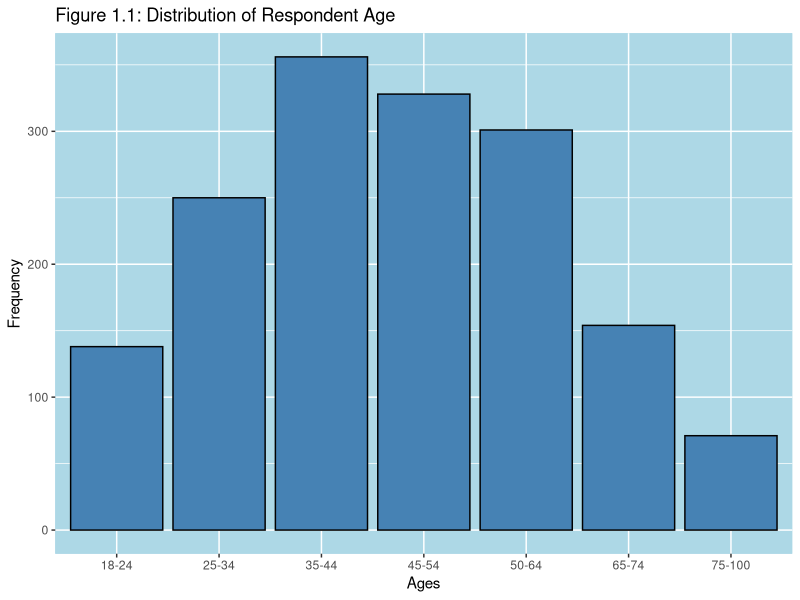
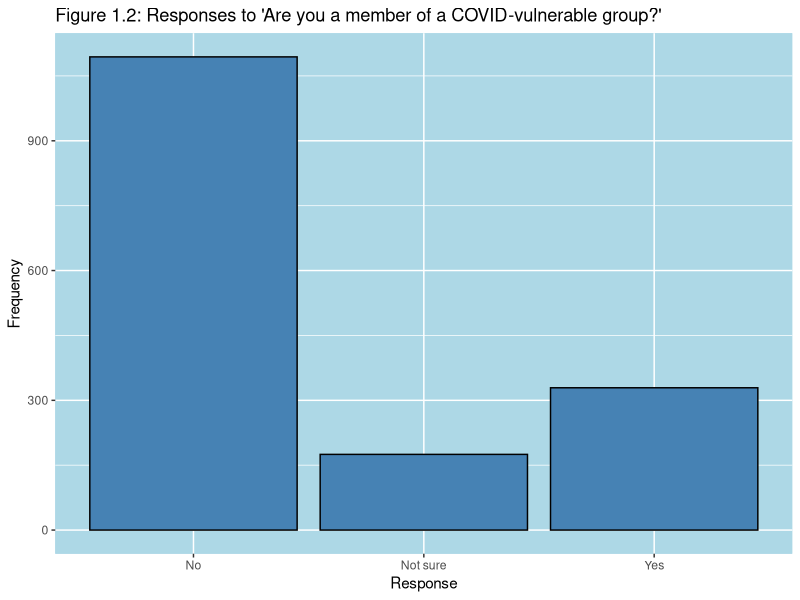
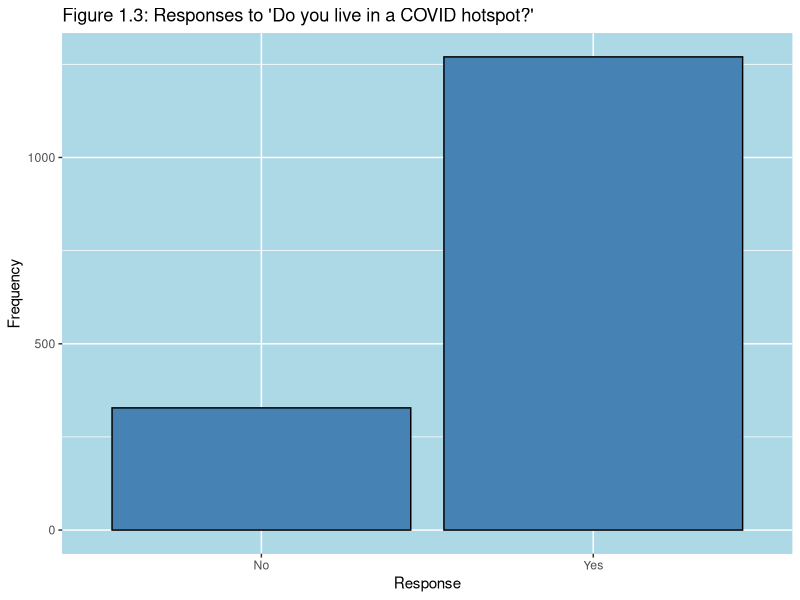
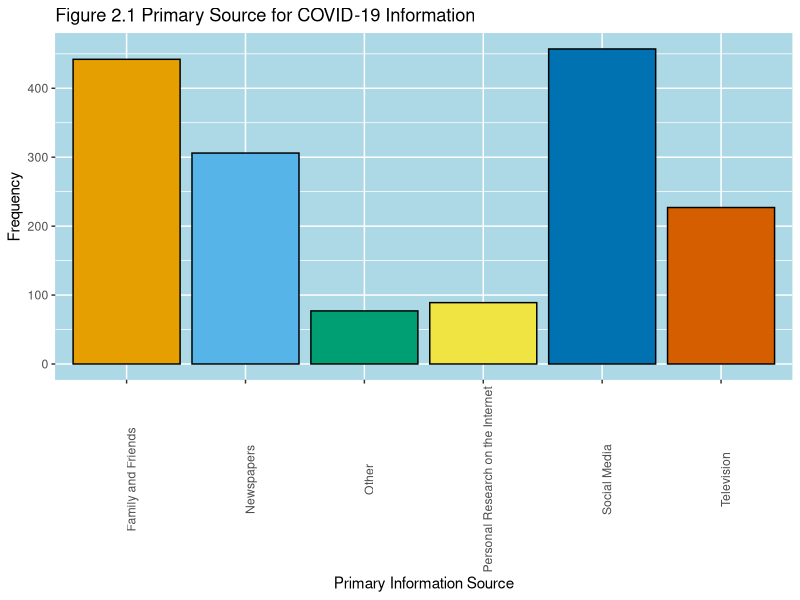
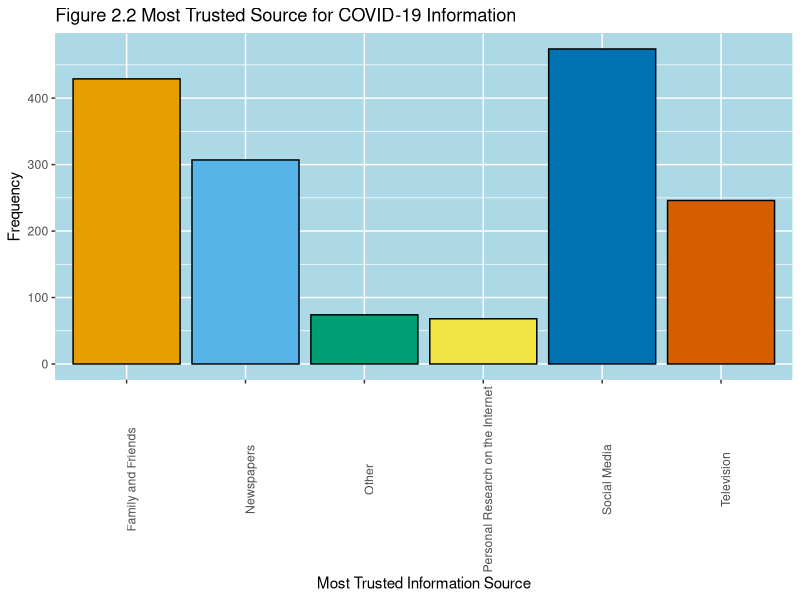
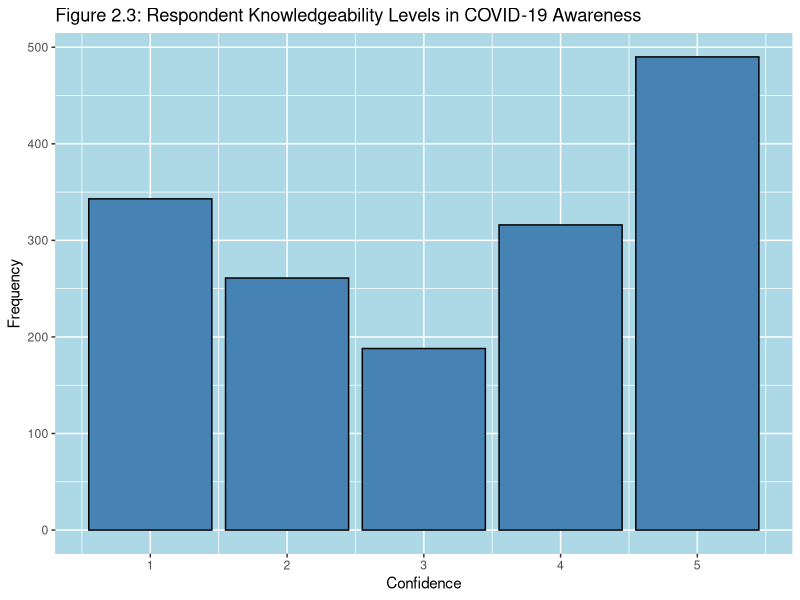
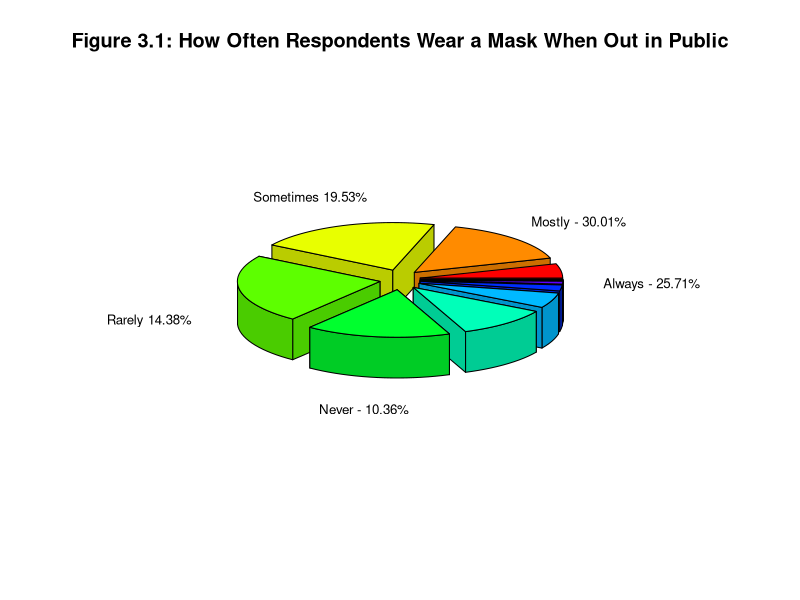
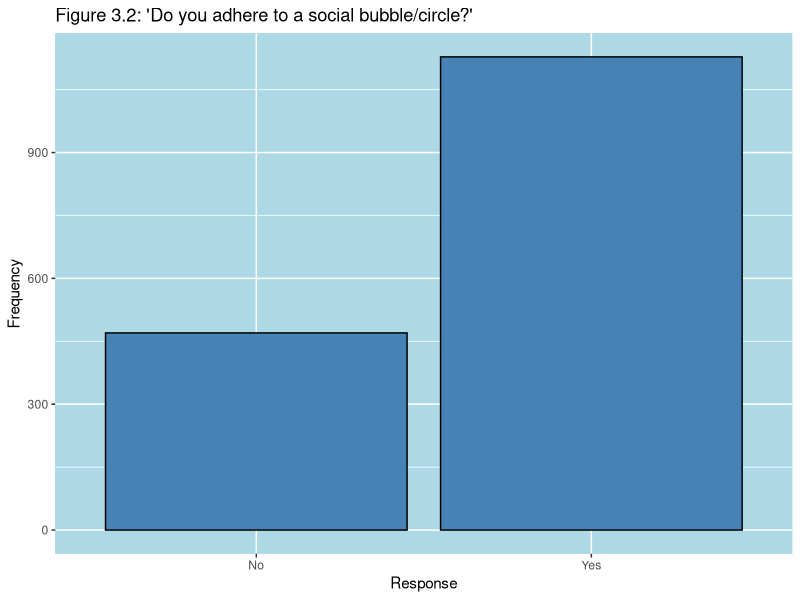

Recreate these plots in R, in order.
## ---- chunk 1
knitr::opts_chunk$set(echo = TRUE)
#install.packages('plotrix')
library(tidyverse)
## ---- chunk 2
#Simulating data
#We can always change the prob to fit our report
set.seed(666)

# Number of respondents to our survey
sample_size = 1598

#What is your age?
my_data <- tibble(
  Age  = sample(x = c("18-24", "25-34", "35-44", "45-54", "50-64", "65-74", "75-100"), size = sample_size, replace = TRUE, prob = c(0.1, 0.159, 0.25, 0.22, .2, 0.1, 0.05)),
  
#Are you a member of a vulnerable population?
  Vulnerable_Population = sample(x = c("Yes", "No", "Not sure"), size = sample_size, replace = TRUE, prob = c(0.2, 0.7, 0.1)),
  
  #Do you live in one of the following administrative/metropolitan regions
  Living = sample(x = c("Yes", "No"),  size = sample_size, replace = TRUE, prob = c(0.8, 0.2)),

#What is your primary source of media?"
  Primary_Source = sample(x = c("Social Media", "Television", "Newspapers", "Personal Research on the Internet", "Family and Friends", "Other"), size = sample_size, replace = TRUE, prob = c(0.3, 0.15, 0.2, 0.05, 0.25, 0.05)),

#Which source do you consider most trustworthy?"
  Trustworthy_Source = sample(x = c("Social Media", "Television", "Newspapers", "Personal Research on the Internet", "Family and Friends", "Other"), size = sample_size, replace = TRUE, prob = c(0.3, 0.15, 0.2, 0.05, 0.25, 0.05)),

#On a scale from 1 to 5, how knowledgeable do you think you are about COVID-19?
  Knowledgeable = sample(c(1:5), size = sample_size, replace = TRUE, prob = c(0.25, 0.15, 0.1, 0.2, 0.3)),
  
#How often do you wear a mask?
  Mask_Frequency = sample(x = c("Always", "Most of the time", "Sometimes", "Rarely", "Never"), size = sample_size, replace = TRUE, prob = c(0.25, 0.3, 0.2, 0.15, 0.1)),
  
#Do you stick to a social bubble?
  Social_Bubble = sample(x = c("Yes", "No"), size = sample_size, replace = TRUE, prob = c(0.7066, 0.2934)),
  
#Do you follow regulations at private establishments?
  Follow_Regulation = sample(x = c("Yes, I follow all store requirements",
                                   "Mostly",
                                   "Only ones I think will be enforced",
                                   "None"),
                             size = sample_size, replace = TRUE, 
                           prob = c(0.25, 0.25, 0.25, 0.25)),
  
  Visit_non_essentials = rpois(sample_size, 3),
  
#Have you traveled within Canada?
  Travel_Within_Canada = sample(x = c("No", "Yes"), size = sample_size, replace = TRUE, prob = c(0.8674, 0.1326)), 
  
#Have you traveled outside of Canada?
  Travel_Out_Of_Canada = sample(x = c("No", "Yes"), size = sample_size, replace = TRUE, prob = c(0.98743, 0.01257))
)
## ---- chunk 3

#Graphs

#Distribution of Respondent Age Graph
my_data %>% 
  ggplot(aes(x = Age)) +
  geom_bar(colour ="black", fill="steelblue") +
  labs(x = "Ages",
       y = "Frequency",
       title = "Figure 1.1: Distribution of Respondent Age") +
  theme(panel.background = element_rect(fill = "lightblue",
                                colour = "lightblue",
                                size = 0.5, linetype = "solid"))

## ---- chunk 4

#Distribution of Vulnerable Populations
my_data %>% 
  ggplot(aes(x = Vulnerable_Population)) +
  geom_bar(colour ="black", fill="steelblue") +
  labs(x = "Response",
       y = "Frequency",
       title = "Figure 1.2: Responses to 'Are you a member of a COVID-vulnerable group?'") +
  theme(panel.background = element_rect(fill = "lightblue",
                                colour = "lightblue",
                                size = 0.5, linetype = "solid"))

## ---- chunk 5

#Distribution of Living in COVID Hotspots
my_data %>% 
  ggplot(aes(x = Living)) +
  geom_bar(colour ="black", fill="steelblue") +
  labs(x = "Response",
       y = "Frequency",
       title = "Figure 1.3: Responses to 'Do you live in a COVID hotspot?'") +
  theme(panel.background = element_rect(fill = "lightblue",
                                colour = "lightblue",
                                size = 0.5, linetype = "solid"))
## ---- chunk 6
# Colour palette

cbPalette <- c("#E69F00", "#56B4E9", "#009E73", "#F0E442", "#0072B2", "#D55E00")

#Distribution of Primary Sources
my_data %>% 
  ggplot(aes(x = Primary_Source)) +
  geom_bar(colour ="black", fill=cbPalette) +
  labs(x = "Primary Information Source",
       y = "Frequency",
       title = "Figure 2.1 Primary Source for COVID-19 Information") +
  theme(axis.text.x=element_text(angle=90), 
        panel.background = element_rect(fill = "lightblue",
                                colour = "lightblue",
                                size = 0.5, linetype = "solid"))

## ---- chunk 7

#Distribution of Most Trusted source
my_data %>% 
  ggplot(aes(x = Trustworthy_Source)) +
  geom_bar(colour ="black", fill=cbPalette) +
  labs(x = "Most Trusted Information Source",
       y = "Frequency",
       title = "Figure 2.2 Most Trusted Source for COVID-19 Information") +
  theme(axis.text.x=element_text(angle=90), 
        panel.background = element_rect(fill = "lightblue",
                                colour = "lightblue",
                                size = 0.5, linetype = "solid"))


## ---- chunk 8

#Distribution of Confidence
my_data %>% 
  ggplot(aes(x = Knowledgeable)) +
  geom_bar(colour ="black", fill="steelblue") +
  labs(x = "Confidence",
       y = "Frequency",
       title = "Figure 2.3: Respondent Knowledgeability Levels in COVID-19 Awareness") +
  theme(panel.background = element_rect(fill = "lightblue",
                                colour = "lightblue",
                                size = 0.5, linetype = "solid"))
## ---- chunk 9
library(plotrix)
dat<-table(my_data[10])
#proportions(dat)
lbls <- c("Always - 25.71%", "Mostly - 30.01%", "Sometimes 19.53%", "Rarely 14.38%", "Never - 10.36%")
pie3D(dat, radius = .7, labels=lbls,explode=0.1, main="Figure 3.1: How Often Respondents Wear a Mask When Out in Public", labelcex=.8)


#Mask adherance rate
#my_data %>% 
#  ggplot(aes(x = Mask_Frequency)) +
#  geom_bar(colour ="black", fill="steelblue") +
 # labs(x = "Response",
 #      y = "Frequency",
 #      title = "Figure 3.1: 'How often do you wear a mask?'") +
 # theme(panel.background = element_rect(fill = "lightblue",
 #                               colour = "lightblue",
 #                               size = 0.5, linetype = "solid"))
## ---- chunk 10
#Social bubble adherence
my_data %>% 
  ggplot(aes(x = Social_Bubble)) +
  geom_bar(colour ="black", fill="steelblue") +
  labs(x = "Response",
       y = "Frequency",
       title = "Figure 3.2: 'Do you adhere to a social bubble/circle?'") +
  theme(panel.background = element_rect(fill = "lightblue",
                                colour = "lightblue",
                                size = 0.5, linetype = "solid"))
## ---- chunk 11
#Private establishment rule adherence
my_data %>% 
  ggplot(aes(x = Follow_Regulation)) +
  geom_bar(colour ="black", fill="steelblue") +
  labs(x = "Response",
       y = "Frequency",
       title = "Figure 3.3: 'Do you follow all health measures at private establishments?'") +
  theme(axis.text.x=element_text(angle=90), panel.background = element_rect(fill = "lightblue",
                                colour = "lightblue",
                                size = 0.5, linetype = "solid"))
## ---- chunk 12
#Social bubble adherence
my_data %>% 
  ggplot(aes(x = Visit_non_essentials)) +
  geom_bar(colour ="black", fill="steelblue") +
  labs(x = "Response",
       y = "Frequency",
       title = "Figure 3.4: Frequency of Participation in Non-Essential Activities") +
  theme(panel.background = element_rect(fill = "lightblue",
                                colour = "lightblue",
                                size = 0.5, linetype = "solid"))

## ---- chunk 13
#Travel within Canada

my_data %>% 
  ggplot(aes(x = Travel_Within_Canada)) +
  geom_bar(colour ="black", fill="steelblue") +
  labs(x = "Response",
       y = "Frequency",
       title = "Figure 3.5: 'Have you travelled within Canada within the past 6 months?'") +
  theme(panel.background = element_rect(fill = "lightblue",
                                colour = "lightblue",
                                size = 0.5, linetype = "solid"))
## ---- chunk 14
#Travel outside of Canada

my_data %>% 
  ggplot(aes(x = Travel_Out_Of_Canada)) +
  geom_bar(colour ="black", fill="steelblue") +
  labs(x = "Response",
       y = "Frequency",
       title = "Figure 3.6: 'Have you travelled outside of Canada in the past 6 months?'") +
  theme(panel.background = element_rect(fill = "lightblue",
                                colour = "lightblue",
                                size = 0.5, linetype = "solid"))
## ---- chunk 15
#knitr::include_graphics("Surveyquestions1.png")
## ---- chunk 16
#knitr::include_graphics("Surveyquestions2.png")
## ---- chunk 17
#knitr::include_graphics("Surveyquestions3.png")
## ---- chunk 18
#knitr::include_graphics("Surveyquestions4.png")
## ---- chunk 19
#knitr::include_graphics("Surveyquestions5.png")
## ---- chunk 20
#knitr::include_graphics("Surveyquestions6.png")
## ---- chunk 21
#knitr::include_graphics("Surveyquestions7.png")
